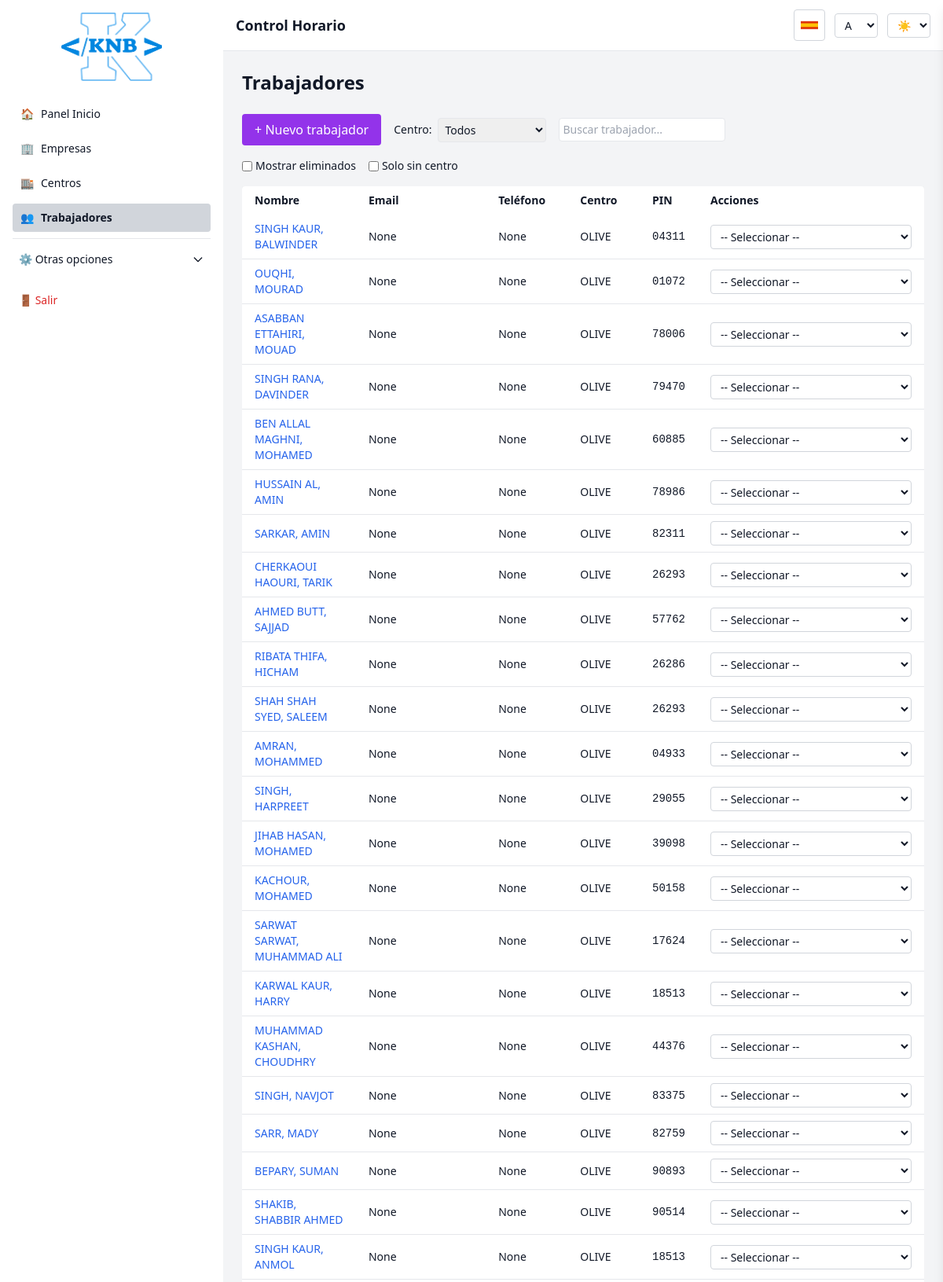
The app's page /trabajadores/ (signed in, upper part) with its own data.
### app/models.py (models this page shows)
class Trabajador(db.Model):
    id = db.Column(db.Integer, primary_key=True)
    nombre = db.Column(db.String(100), nullable=False)
    email = db.Column(db.String(120))
    telefono = db.Column(db.String(20))
    dni = db.Column(db.String(20), nullable=False)
    pin = db.Column(db.String(5), nullable=False)
    centro_id = db.Column(db.Integer, db.ForeignKey('centro.id'), nullable=True)
    activo = db.Column(db.Boolean, default=True)
    rol = db.Column(db.String(20), default='trabajador')
    nass = db.Column(db.String(20))
    nacionalidad = db.Column(db.String(60))
    genero = db.Column(db.String(10))
    iban = db.Column(db.String(34))
    cursos_asociados = db.relationship('TrabajadorCurso', back_populates='trabajador', cascade="all, delete-orphan")
    centro = db.relationship(
        'Centro',
        backref=db.backref('trabajadores', lazy='joined'),
        lazy='joined'
    )
    fichajes = db.relationship(
        'Fichaje',
        backref='trabajador',
        lazy=True,
        cascade='all, delete-orphan',
        passive_deletes=True
    )
    vacaciones = db.relationship(
        'Vacacion',
        backref='trabajador',
        lazy=True,
        cascade='all, delete-orphan',
        passive_deletes=True
    )
    horarios = db.relationship(
        'Horario',
        backref='trabajador',
        lazy=True,
        cascade='all, delete-orphan',
        passive_deletes=True
    )

class Centro(db.Model):
    id = db.Column(db.Integer, primary_key=True)
    nombre = db.Column(db.String(120), nullable=False)
    empresa_id = db.Column(db.Integer, db.ForeignKey('empresa.id'), nullable=False)
    activo = db.Column(db.Boolean, default=True)
    email = db.Column(db.String(120))
    telefono = db.Column(db.String(30))
    direccion = db.Column(db.String(255))
    codigo_postal = db.Column(db.String(10))
    ccc = db.Column(db.String(50))
    cif = db.Column(db.String(50))
    responsable = db.Column(db.String(120))
    sector = db.Column(db.String(50))
    fecha_creacion = db.Column(db.DateTime, default=datetime.utcnow)
    empresa = db.relationship('Empresa', back_populates='centros')

### app/routes/trabajadores.py (the view, shortened to what this page needs)
@bp.route('/', methods=['GET', 'POST'])
@login_required
def lista_trabajadores():
    if current_user.rol not in ['admin', 'empresa', 'responsable']:
        flash(_('No tienes permiso para ver esta página.'), 'danger')
        return redirect(url_for('dashboard.index'))
    ver_eliminados = request.args.get('eliminados') == '1'
    ver_huerfanos = request.args.get('huerfanos') == '1'
    centro_filtro_id = request.args.get('centro_filtro', type=int)
    if ver_huerfanos and not ver_eliminados:
        from flask import get_flashed_messages
        get_flashed_messages(with_categories=True)
        return redirect(url_for('trabajadores.trabajadores_sin_centro'))
    query = Trabajador.query.options(joinedload(Trabajador.centro))
    if current_user.rol == 'admin':
        centros = Centro.query.all()
    elif current_user.rol == 'empresa':
        centros = Centro.query.filter_by(empresa_id=current_user.empresa_id).all()
    elif current_user.rol == 'responsable':
        centros = Centro.query.all()  # futuro: filtrar por centros asignados
    centros_ids = [c.id for c in centros]
    if current_user.rol != 'admin':
        query = query.filter(Trabajador.centro_id.in_(centros_ids))
    if centro_filtro_id:
        query = query.filter(Trabajador.centro_id == centro_filtro_id)
    if ver_huerfanos:
        centros_inactivos_ids = [c.id for c in Centro.query.filter_by(activo=False).all()]
        query = query.filter(
            Trabajador.activo == True,
            or_(
                Trabajador.centro_id == None,
                Trabajador.centro_id.in_(centros_inactivos_ids)
            )
        )
    elif ver_eliminados:
        query = query.filter(Trabajador.activo == False)
    else:
        query = query.filter(Trabajador.activo == True)
    sort = request.args.get('sort', 'id')
    order = request.args.get('order', 'asc')
    if sort == 'centro':
        query = query.join(Centro)
        sort_attr = Centro.nombre
    else:
        sort_attr = getattr(Trabajador, sort, Trabajador.id)
    sort_attr = sort_attr.desc() if order == 'desc' else sort_attr.asc()
    query = query.order_by(sort_attr)
    trabajadores = query.all()
    centros_inactivos_ids = [c.id for c in Centro.query.filter_by(activo=False).all()]
    trabajadores_huerfanos = Trabajador.query.filter(
        Trabajador.activo == True,
        or_(
            Trabajador.centro_id == None,
            Trabajador.centro_id.in_(centros_inactivos_ids)
        )
    ).count()
    return render_template('trabajadores.html',
                           trabajadores=trabajadores,
                           centros=centros,
                           paises=paises,
                           ver_eliminados=ver_eliminados,
                           ver_huerfanos=ver_huerfanos,
                           trabajadores_huerfanos=trabajadores_huerfanos,
                           centro_filtro_id=centro_filtro_id)

### templates/trabajadores.html (shortened to what this page needs)
{% extends 'base.html' %}
{% block content %}
<h2 class="text-2xl font-semibold mb-6"
    data-i18n="{% if ver_eliminados %}trabajadores.listado.eliminados{% else %}trabajadores.listado.titulo{% endif %}">
</h2>
<form id="filtros-trabajadores" method="get" action="{{ url_for('trabajadores.lista_trabajadores') }}">
    <div class="flex flex-wrap justify-between items-center mb-4 gap-4">
        <div class="flex items-center gap-4">
            <button onclick="mostrarModalCrear()" type="button"
                class="px-4 py-2 bg-purple-600 text-white rounded hover:bg-purple-700"
                data-i18n="trabajadores.listado.nuevo">
            </button>
            {% if current_user.rol == 'admin' %}
            <div class="flex items-center gap-2 text-sm">
                <span data-i18n="trabajadores.listado.filtro_centro">Centro:</span>
                <select name="centro_filtro" onchange="this.form.submit()"
                    class="p-1 border rounded dark:bg-gray-700 dark:border-gray-600">
                    <option value="" data-i18n="trabajadores.listado.todos_centros">Todos</option>
                </select>
            </div>
            <div class="flex items-center gap-2 text-sm">
                <input type="text" id="buscador-trabajador" placeholder="Buscar trabajador..."
                    data-i18n-placeholder="trabajadores.listado.buscar_placeholder"
                    class="p-1 border rounded dark:bg-gray-700 dark:border-gray-600" oninput="filtrarTrabajadores()">
            </div>
            {% endif %}
        </div>
        <div class="flex items-center gap-4">
            <label class="flex items-center gap-1 text-sm">
                <input type="checkbox" name="eliminados" value="1" onchange="this.form.submit()" >
                <span data-i18n="trabajadores.listado.mostrar_eliminados">Mostrar eliminados</span>
            </label>
            <label class="flex items-center gap-1 text-sm">
                <input type="checkbox" name="huerfanos" value="1" onchange="this.form.submit()" >
                <span data-i18n="trabajadores.listado.solo_sin_centro">Solo sin centro</span>
            </label>
        </div>
    </div>
</form>
<div class="overflow-x-auto">
    <table class="min-w-full bg-white dark:bg-gray-800 rounded shadow text-sm">
        <thead>
            <tr>
                {% set sort = request.args.get('sort', 'id') %}
                {% set order = request.args.get('order', 'asc') %}
                {% set centro_param = centro_filtro_id if centro_filtro_id else '' %}
                {% set eliminados_param = 1 if ver_eliminados else 0 %}
                {% set huerfanos_param = 1 if ver_huerfanos else 0 %}
                <th class="px-4 py-2 text-left">
                    <a href="{{ url_for('trabajadores.lista_trabajadores', sort='nombre', order='desc' if sort == 'nombre' and order == 'asc' else 'asc', centro_filtro=centro_param, eliminados=eliminados_param, huerfanos=huerfanos_param) }}"
                        class="flex items-center gap-1">
                        <span data-i18n="trabajadores.tabla.nombre">Nombre</span>
                    </a>
                </th>
                <th class="px-4 py-2 text-left">
                    <a href="{{ url_for('trabajadores.lista_trabajadores', sort='email', order='desc' if sort == 'email' and order == 'asc' else 'asc', centro_filtro=centro_param, eliminados=eliminados_param, huerfanos=huerfanos_param) }}"
                        class="flex items-center gap-1">
                        <span data-i18n="trabajadores.tabla.email">Email</span>
                    </a>
                </th>
                <th class="px-4 py-2 text-left">
                    <a href="{{ url_for('trabajadores.lista_trabajadores', sort='telefono', order='desc' if sort == 'telefono' and order == 'asc' else 'asc', centro_filtro=centro_param, eliminados=eliminados_param, huerfanos=huerfanos_param) }}"
                        class="flex items-center gap-1">
                        <span data-i18n="trabajadores.tabla.telefono">Teléfono</span>
                    </a>
                </th>
                <th class="px-4 py-2 text-left">
                    <a href="{{ url_for('trabajadores.lista_trabajadores', sort='centro', order='desc' if sort == 'centro' and order == 'asc' else 'asc', centro_filtro=centro_param, eliminados=eliminados_param, huerfanos=huerfanos_param) }}"
                        class="flex items-center gap-1">
                        <span data-i18n="trabajadores.tabla.centro">Centro</span>
                    </a>
                </th>
                <th class="px-4 py-2 text-left">
                    <a href="{{ url_for('trabajadores.lista_trabajadores', sort='pin', order='desc' if sort == 'pin' and order == 'asc' else 'asc', centro_filtro=centro_param, eliminados=eliminados_param, huerfanos=huerfanos_param) }}"
                        class="flex items-center gap-1">
                        <span data-i18n="trabajadores.tabla.pin">PIN</span>
                    </a>
                </th>
                <th class="px-4 py-2 text-left" data-i18n="trabajadores.tabla.acciones">Acciones</th>
            </tr>
        </thead>
        <tbody class="divide-y divide-gray-200 dark:divide-gray-700">
            {% for t in trabajadores %}
            <tr class="{% if not t.activo and not ver_eliminados %}opacity-50{% endif %}">
                <td class="px-4 py-2 text-blue-600 hover:underline cursor-pointer" data-id="{{ t.id }}"
                    onclick="toggleAccionesDesdeElemento(this)">
                    {{ t.nombre }}
                </td>
                <td class="px-4 py-2">{{ t.email }}</td>
                <td class="px-4 py-2">{{ t.telefono }}</td>
                <td class="px-4 py-2">
                    {% if t.centro and t.centro.activo %}
                    {{ t.centro.nombre }}
                    {% else %}
                    -
                    {% endif %}
                </td>
                <td class="px-4 py-2 font-mono">{{ t.pin }}</td>
                <td class="px-4 py-2">
                    {% if not ver_eliminados %}
                    <div class="w-[16rem]">
                        <select onchange="accionTrabajador(this)" data-trabajador-id="{{ t.id }}"
                            class="w-full bg-white dark:bg-gray-700 border border-gray-300 dark:border-gray-600 text-sm rounded px-2 py-1">
                            <option value="" data-i18n="trabajadores.acciones.seleccionar">-- Seleccionar --</option>
                        </select>
                    </div>
                    {% endif %}
                </td>
            </tr>
            {% endfor %}
        </tbody>
    </table>
</div>
{% endblock %}

### records on screen
Trabajador: nombre "SINGH KAUR, BALWINDER", email "None", telefono "None", centro.nombre "OLIVE", pin "04311"
Trabajador: nombre "OUQHI, MOURAD", email "None", telefono "None", centro.nombre "OLIVE", pin "01072"
Trabajador: nombre "ASABBAN ETTAHIRI, MOUAD", email "None", telefono "None", centro.nombre "OLIVE", pin "78006"
Trabajador: nombre "SINGH RANA, DAVINDER", email "None", telefono "None", centro.nombre "OLIVE", pin "79470"
Trabajador: nombre "BEN ALLAL MAGHNI, MOHAMED", email "None", telefono "None", centro.nombre "OLIVE", pin "60885"
Trabajador: nombre "HUSSAIN AL, AMIN", email "None", telefono "None", centro.nombre "OLIVE", pin "78986"
Trabajador: nombre "SARKAR, AMIN", email "None", telefono "None", centro.nombre "OLIVE", pin "82311"
Trabajador: nombre "CHERKAOUI HAOURI, TARIK", email "None", telefono "None", centro.nombre "OLIVE", pin "26293"
Trabajador: nombre "AHMED BUTT, SAJJAD", email "None", telefono "None", centro.nombre "OLIVE", pin "57762"
Trabajador: nombre "RIBATA THIFA, HICHAM", email "None", telefono "None", centro.nombre "OLIVE", pin "26286"
Trabajador: nombre "SHAH SHAH SYED, SALEEM", email "None", telefono "None", centro.nombre "OLIVE", pin "26293"
Trabajador: nombre "AMRAN, MOHAMMED", email "None", telefono "None", centro.nombre "OLIVE", pin "04933"
Trabajador: nombre "SINGH, HARPREET", email "None", telefono "None", centro.nombre "OLIVE", pin "29055"
Trabajador: nombre "JIHAB HASAN, MOHAMED", email "None", telefono "None", centro.nombre "OLIVE", pin "39098"
Trabajador: nombre "KACHOUR, MOHAMED", email "None", telefono "None", centro.nombre "OLIVE", pin "50158"
Trabajador: nombre "SARWAT SARWAT, MUHAMMAD ALI", email "None", telefono "None", centro.nombre "OLIVE", pin "17624"
Trabajador: nombre "KARWAL KAUR, HARRY", email "None", telefono "None", centro.nombre "OLIVE", pin "18513"
Trabajador: nombre "MUHAMMAD KASHAN, CHOUDHRY", email "None", telefono "None", centro.nombre "OLIVE", pin "44376"
Trabajador: nombre "SINGH, NAVJOT", email "None", telefono "None", centro.nombre "OLIVE", pin "83375"
Trabajador: nombre "SARR, MADY", email "None", telefono "None", centro.nombre "OLIVE", pin "82759"
Trabajador: nombre "BEPARY, SUMAN", email "None", telefono "None", centro.nombre "OLIVE", pin "90893"
Trabajador: nombre "SHAKIB, SHABBIR AHMED", email "None", telefono "None", centro.nombre "OLIVE", pin "90514"
Trabajador: nombre "SINGH KAUR, ANMOL", email "None", telefono "None", centro.nombre "OLIVE", pin "18513"
